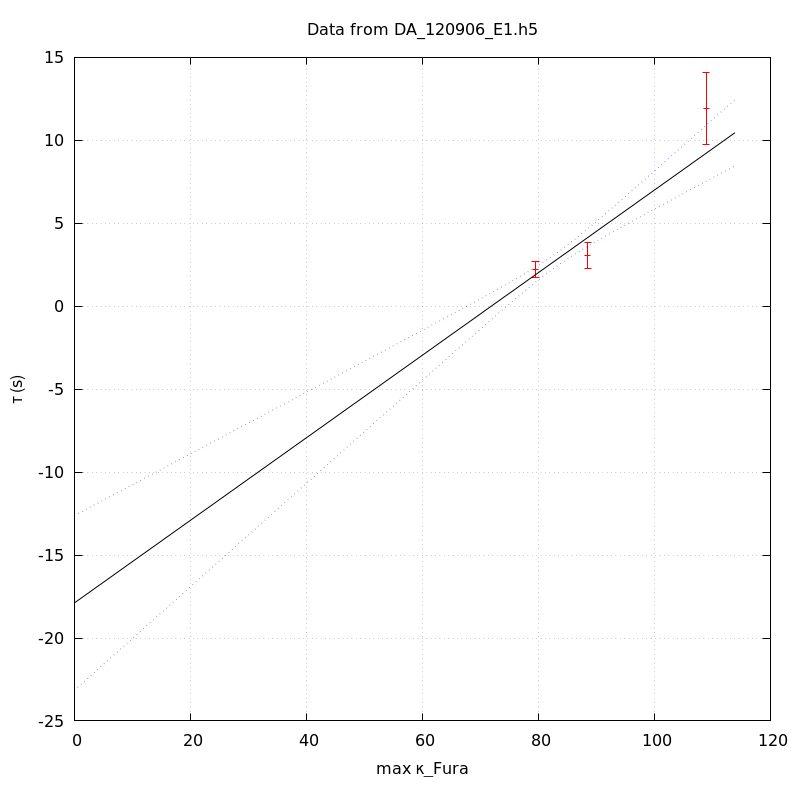

The script that drew this image:
unset key
set grid
set ylabel 'τ (s)'
set xlabel 'max κ_Fura' noenhanced
set title 'Data from DA_120906_E1.h5' noenhanced
set xrange [-1000<*:*]
plot 'DA_120906_E1_aba_tau_vs_max_kappa' index 0 using 1:2:(1.96*$3) linecolor rgb 'red' with yerrorbars,\
'' index 1 using 1:2 with lines linecolor rgb 'black',\
'' index 1 using 1:3 with lines linecolor rgb 'blue' lt 'dotted',\
'' index 1 using 1:4 with lines linecolor rgb 'blue' lt 'dotted'
